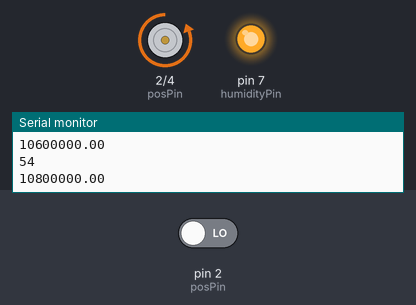
Bench run of a sketch on a simulated Arduino Uno, built with avr-gcc and run on an emulated ATmega328P. On the bench: motor-driver pin pairs drawn as motors (green arrow = first pin HIGH = forward, orange = second pin HIGH = backward, longer = more drive), output pins drawn as LEDs (lit = HIGH), the last lines printed to the serial monitor. Inputs (shaded band) come from the test bench; at power-on: pin 2 (posPin) LOW.

Above: at 1.2 s.
1.3 s: pin 2 (posPin) driven HIGH
At 2.5 s:
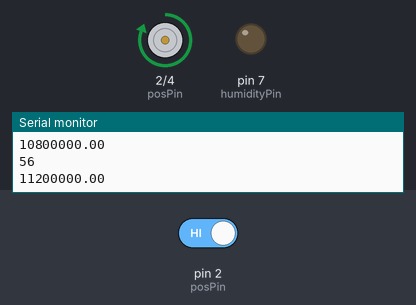
2.8 s: pin 2 (posPin) driven LOW
At 3.4 s:
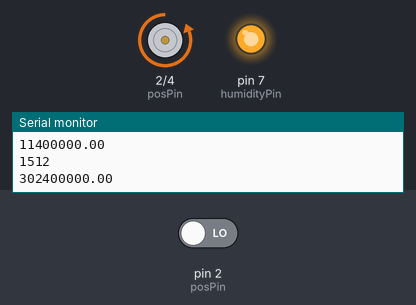
Timing chart, 0 to 5.8 s (numbered marks = the images above; inputs shaded):
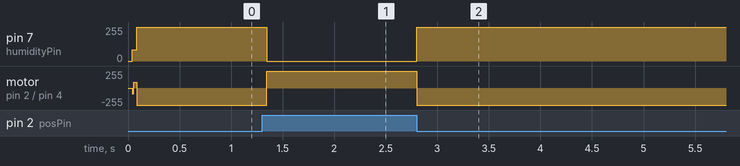

The sketch:

Humidity.ino
```cpp
/*
 * Idea: Fully charge the capacitor and resistor circuit to 5RC
 * Then discharge the capacitor through the humidity sensor and measure the amount of time that takes
 * The discharge time can be used in t=RC to find the resistance of the humidity sensor
 * Then fully discharge the capacitor through the resistor(this might be screwing stuff up)
 * Then charge capacitor through negative end
 * Then discharge through humidity sensor
 * Then fully discharge the capacitor through the resistor(this might be screwing stuff up)
 * Restart proccess
 *
 * Circuit: capacitor and resistor in series, with posPin at end of resistor and negPin at end of capacitor
 * Humidity sensor with one wire at same node as resistor and capacitor and another on its own connected to humidity Pin
 *  posPin --------------resistor----+-------------+
 *                                   |             |
 *                                capacitor      Humidity sensor
 *                                   |             |
 * negPin ---------------------------+             |
 *                                                 |
 * humidityPin ------------------------------------+
 */
int posPin = 2;
int negPin = 4;
int humidityPin = 7;
float chargeTime = 0.5; //5RC seconds
unsigned long dischargeTime=0;
unsigned long previousMillis=0;
float humidity;
float humidityResistance;
float capacitor = 0.000001;

void setup() {
Serial.begin(9600);

}

void loop(){
//charge up capacitor
pinMode(posPin,OUTPUT);
pinMode(negPin,OUTPUT);
pinMode(humidityPin,INPUT);
digitalWrite(posPin,HIGH);
digitalWrite(negPin,LOW);
delay(chargeTime);

//discharge capacitor through humidity sensor
pinMode(posPin,INPUT);
pinMode(humidityPin,OUTPUT);
digitalWrite(humidityPin,LOW);
unsigned long currentMillis = millis();

//measure discharge time
while (digitalRead(posPin)!=LOW){}
dischargeTime=(currentMillis-previousMillis);
previousMillis = currentMillis;
Serial.println(dischargeTime); //test to see if working
//(discharge time)/5 =RC
humidityResistance = ((((float)dischargeTime)/5)/capacitor);
Serial.println(humidityResistance);

//fully discharge capacitor
pinMode(posPin,OUTPUT);
digitalWrite(posPin,LOW);
pinMode(humidityPin,INPUT);
delay(chargeTime);

//charge the capacitor negative
digitalWrite(negPin,HIGH);
delay(chargeTime);

//negative discahrge through humidity sensor
pinMode(posPin,INPUT);
pinMode(humidityPin,OUTPUT);
digitalWrite(humidityPin,HIGH);
delay(dischargeTime); //if dischargeTime, capacitor doesn't seem to fully discharge, if chargeTime, kinda works

//fully discharge capacitor
pinMode(posPin,OUTPUT);
pinMode(humidityPin,INPUT);
digitalWrite(posPin,HIGH);
delay(chargeTime);

}
```

Measured:
- after the input at 1.3 s, pin 7 (humidityPin): 255/255 → 0/255 at once; motor on pin 2 (posPin) / pin 4 (negPin): backward 255/255 → forward 255/255 at once
- after the input at 2.8 s, pin 7 (humidityPin): 0/255 → 255/255 at once; motor on pin 2 (posPin) / pin 4 (negPin): forward 255/255 → backward 255/255 at once
